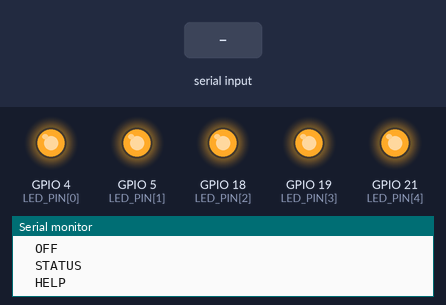
Simulated run of this sketch. Board: ESP32. On the bench: output pins drawn as LEDs (lit = HIGH), the last lines printed to the serial monitor. The test bench sets the inputs (shaded band).

Above: at 1.4 s.
1.5 s: "ALL90\n" received over Serial
At 1.9 s:
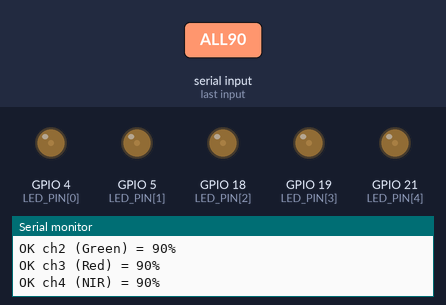
3.0 s: "OFF\n" received over Serial
At 4.2 s:
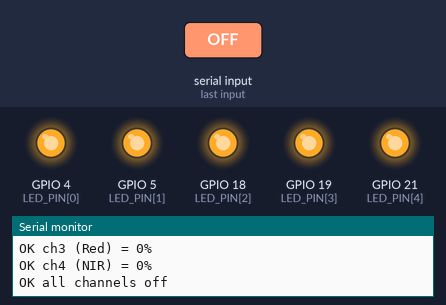
4.5 s: "ALL 90\n" received over Serial
At 5.4 s:
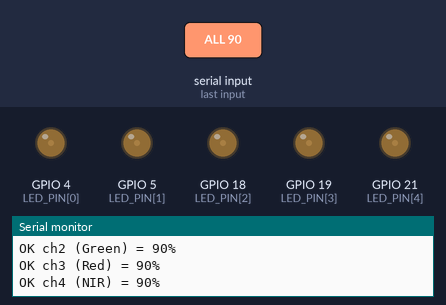
Timing chart, 0 to 7.5 s (numbered marks = the images above; inputs shaded):
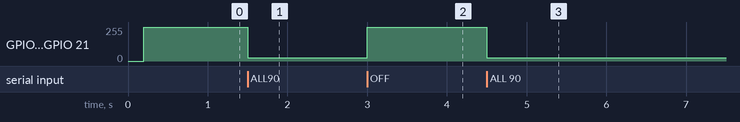

Measured:
- after the input at 1.5 s, GPIO 4 (LED_PIN[0]), GPIO 5 (LED_PIN[1]), GPIO 18 (LED_PIN[2]), GPIO 19 (LED_PIN[3]), GPIO 21 (LED_PIN[4]): 255/255 → 26/255 at once
- after the input at 3.0 s, GPIO 4 (LED_PIN[0]), GPIO 5 (LED_PIN[1]), GPIO 18 (LED_PIN[2]), GPIO 19 (LED_PIN[3]), GPIO 21 (LED_PIN[4]): 26/255 → 255/255 at once
- after the input at 4.5 s, GPIO 4 (LED_PIN[0]), GPIO 5 (LED_PIN[1]), GPIO 18 (LED_PIN[2]), GPIO 19 (LED_PIN[3]), GPIO 21 (LED_PIN[4]): 255/255 → 26/255 at once

The sketch:

firmware_intern.ino
```cpp
/*
 * Multispectral LED Driver — Phase 1 Firmware
 * ESP32 — 5-channel PWM controller (500 Hz, 10-bit, inverted output)
 *
 * Architecture:
 *   Host PC --(USB / Virtual COM Port)--> ESP32 --(5x LEDC PWM)--> 5x Constant-Current Drivers --> LEDs
 *
 * This firmware generates 5 independent, flicker-free PWM dimming signals
 * using the ESP32's hardware LEDC peripheral, and exposes a simple
 * text-based UART command protocol so a host (microscopy control software)
 * can set channel intensity in real time.
 *
 * Command protocol (newline-terminated ASCII over Serial):
 *   SET <ch> <duty>      -> set channel <ch> (0-4) to <duty> (0-100 %)
 *   ALL <duty>           -> set all channels to <duty> (0-100 %)
 *   OFF                  -> turn all channels off
 *   STATUS               -> print current duty cycle of all channels
 *
 * Examples:
 *   SET 0 75             -> UV channel to 75% intensity
 *   ALL 0                -> all channels off
 */

#include <Arduino.h>

// ---------- Channel / pin configuration ----------
const uint8_t NUM_CHANNELS = 5;

// GPIO pins used for each PWM dimming output (adjust to match your PCB net names)
const uint8_t LED_PIN[NUM_CHANNELS] = { 4, 5, 18, 19, 21 };

// Human-readable channel names, matching the block diagram
const char* CHANNEL_NAME[NUM_CHANNELS] = { "UV", "Blue", "Green", "Red", "NIR" };

// LEDC configuration
const uint32_t PWM_FREQ_HZ    = 500;    // Verify against the LDD-H datasheet DIM PWM frequency range
const uint8_t  PWM_RESOLUTION = 10;     // 10-bit -> duty range 0-1023
const uint32_t MAX_DUTY       = (1UL << PWM_RESOLUTION) - 1;   // 1023

// NOTE: each output drives an NPN open-collector stage on the LDD-H DIM input,
// which inverts the signal. The duty written to the LEDC is therefore
// MAX_DUTY - requested duty, so SET/ALL give the requested LED brightness.

// Track current duty (0-100 %) per channel, for STATUS reporting
float currentDutyPercent[NUM_CHANNELS] = { 0, 0, 0, 0, 0 };

// ---------- Setup ----------
void setup() {
  Serial.begin(115200);
  //while(!Serial);
  delay(200);

  for (uint8_t ch = 0; ch < NUM_CHANNELS; ch++) {
    // ledcAttach: new-style API (ESP32 Arduino core 3.x). If your Wokwi core
    // is 2.x, replace with: ledcSetup(ch, PWM_FREQ_HZ, PWM_RESOLUTION); ledcAttachPin(LED_PIN[ch], ch);
    ledcAttach(LED_PIN[ch], PWM_FREQ_HZ, PWM_RESOLUTION);
    ledcWrite(LED_PIN[ch], MAX_DUTY);   // start OFF (inverted output)
  }

  Serial.println(F("=== Multispectral LED Driver — Phase 1 ==="));
  Serial.println(F("5 channels ready: UV, Blue, Green, Red, NIR"));
  printHelp();
}

// ---------- Main loop ----------
void loop() {
  static String line = "";

  while (Serial.available()) {
    char c = (char)Serial.read();
    if (c == '\n' || c == '\r') {
      if (line.length() > 0) {
        handleCommand(line);
        line = "";
      }
    } else {
      line += c;
    }
  }
}

// ---------- Command handling ----------
void handleCommand(String cmdLine) {
  cmdLine.trim();
  cmdLine.toUpperCase();

  if (cmdLine.startsWith("SET")) {
    int ch, duty;
    if (sscanf(cmdLine.c_str(), "SET %d %d", &ch, &duty) == 2) {
      setChannel(ch, duty);
    } else {
      Serial.println(F("ERR bad SET syntax. Use: SET <ch 0-4> <duty 0-100>"));
    }

  } else if (cmdLine.startsWith("ALL")) {
    int duty;
    if (sscanf(cmdLine.c_str(), "ALL %d", &duty) == 1) {
      for (uint8_t ch = 0; ch < NUM_CHANNELS; ch++) setChannel(ch, duty);
    } else {
      Serial.println(F("ERR bad ALL syntax. Use: ALL <duty 0-100>"));
    }

  } else if (cmdLine == "OFF") {
    for (uint8_t ch = 0; ch < NUM_CHANNELS; ch++) setChannel(ch, 0);
    Serial.println(F("OK all channels off"));

  } else if (cmdLine == "STATUS") {
    printStatus();

  } else if (cmdLine == "HELP") {
    printHelp();

  } else {
    Serial.println(F("ERR unknown command. Type HELP."));
  }
}

void setChannel(int ch, int dutyPercent) {
  if (ch < 0 || ch >= NUM_CHANNELS) {
    Serial.println(F("ERR channel out of range (0-4)"));
    return;
  }
  dutyPercent = constrain(dutyPercent, 0, 100);

  uint32_t dutyCounts = (uint32_t)((dutyPercent / 100.0f) * MAX_DUTY);

  ledcWrite(LED_PIN[ch], MAX_DUTY - dutyCounts);   // inverted for NPN open-collector DIM stage
  currentDutyPercent[ch] = dutyPercent;

  Serial.print(F("OK ch"));
  Serial.print(ch);
  Serial.print(F(" ("));
  Serial.print(CHANNEL_NAME[ch]);
  Serial.print(F(") = "));
  Serial.print(dutyPercent);
  Serial.println(F("%"));
}

void printStatus() {
  Serial.println(F("--- Channel status ---"));
  for (uint8_t ch = 0; ch < NUM_CHANNELS; ch++) {
    Serial.print(F("ch"));
    Serial.print(ch);
    Serial.print(F(" ("));
    Serial.print(CHANNEL_NAME[ch]);
    Serial.print(F(") pin "));
    Serial.print(LED_PIN[ch]);
    Serial.print(F(": "));
    Serial.print(currentDutyPercent[ch]);
    Serial.println(F("%"));
  }
}

void printHelp() {
  Serial.println(F("Commands:"));
  Serial.println(F("  SET <ch 0-4> <duty 0-100>"));
  Serial.println(F("  ALL <duty 0-100>"));
  Serial.println(F("  OFF"));
  Serial.println(F("  STATUS"));
  Serial.println(F("  HELP"));
}
```
